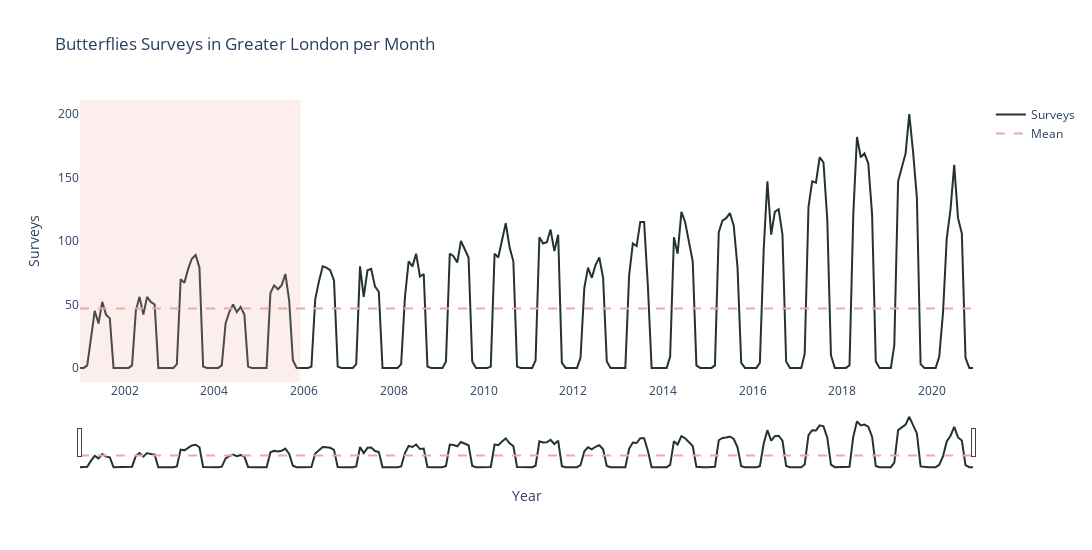

This figure's notebook cell:
### Code cell
# Plot surveys per month
fig = go.Figure()
fig.add_trace(go.Scatter(x=Num_Surveys.index, 
                         y=Num_Surveys['NumSurveys'], 
                         mode='lines', name='Surveys', line=dict(color='#233333')))
fig.add_trace(go.Scatter(x=Num_Surveys.index, 
                         y=[Num_Surveys['NumSurveys'].mean()]*len(Num_Surveys), 
                         mode='lines', name='Mean', line_dash='dash', line=dict(color='#EBACA0')))

fig.update_xaxes(rangeslider_visible=True)
fig.update_layout(yaxis_title='Surveys', xaxis_title='Year',
                  title='Butterflies Surveys in Greater London per Month',
                  width = 1100, height = 550, plot_bgcolor='white', showlegend=True)
fig.add_vrect(x0='2001-01-01', x1='2005-12-01', line_width=0, fillcolor="#EBACA0", opacity=0.2)
fig.show()

### Figure 1 — Plotly figure (JSON) as saved in the notebook; plotly's stock layout.template omitted (floating-point values rounded to 4 significant figures; data arrays with more than 128 entries replaced by an {"elided": "..."} marker saying what was removed)
{"data": [{"line": {"color": "#233333"}, "mode": "lines", "name": "Surveys", "type": "scatter", "x": {"elided": "240 str values"}, "y": {"elided": "240 int values"}}, {"line": {"color": "#EBACA0", "dash": "dash"}, "mode": "lines", "name": "Mean", "type": "scatter", "x": {"elided": "240 str values"}, "y": {"elided": "240 float values"}}], "layout": {"height": 550, "plot_bgcolor": "white", "shapes": [{"fillcolor": "#EBACA0", "line": {"width": 0}, "opacity": 0.2, "type": "rect", "x0": "2001-01-01", "x1": "2005-12-01", "xref": "x", "y0": 0, "y1": 1, "yref": "y domain"}], "showlegend": true, "title": {"text": "Butterflies Surveys in Greater London per Month"}, "width": 1100, "xaxis": {"autorange": false, "range": ["2001-01-01", "2020-12-01"], "rangeslider": {"autorange": true, "range": ["2001-01-01", "2020-12-01"], "visible": true, "yaxis": {"_template": null, "rangemode": "match"}}, "title": {"text": "Year"}, "type": "date"}, "yaxis": {"autorange": true, "range": [-11.11, 211.1], "title": {"text": "Surveys"}, "type": "linear"}}}
